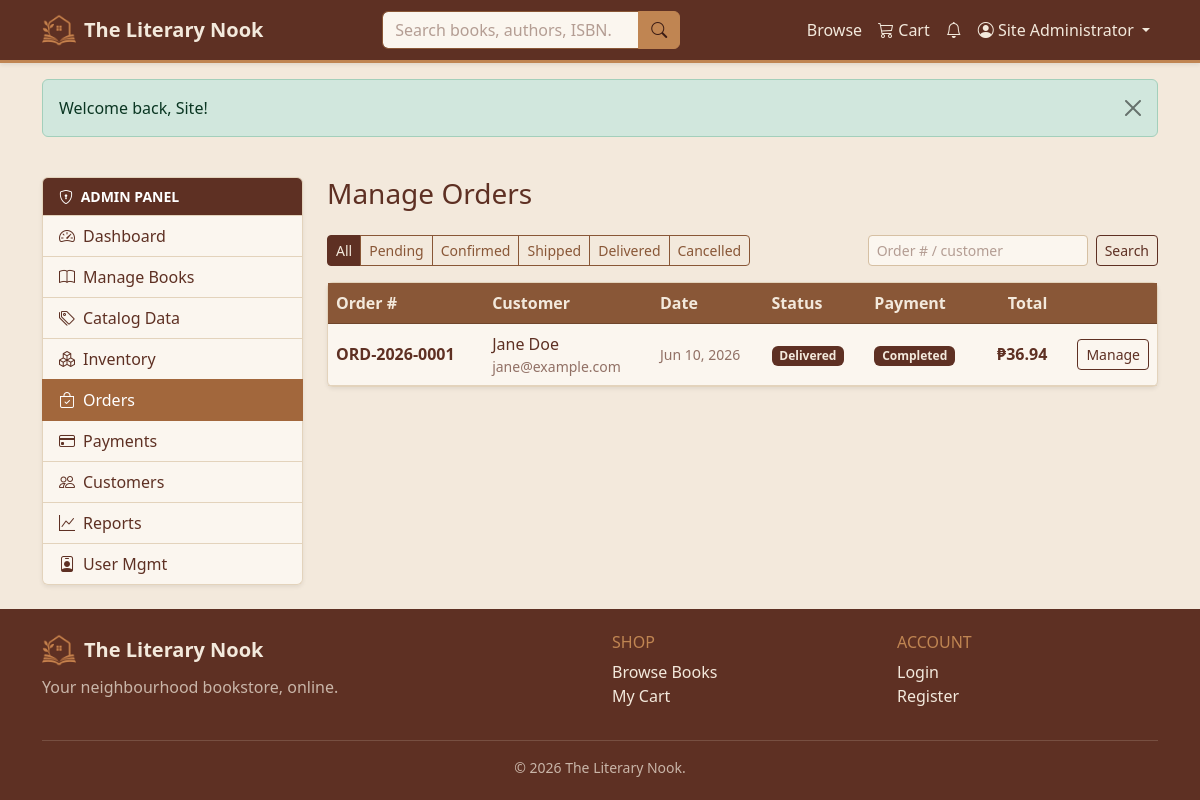
The app's page /admin/orders.php (signed in) with its own data.
### tables this page shows
CREATE TABLE orders (
    order_id            INT UNSIGNED NOT NULL AUTO_INCREMENT,
    order_number        VARCHAR(20)  NOT NULL,
    user_id             INT UNSIGNED NOT NULL,
    shipping_address_id INT UNSIGNED DEFAULT NULL,
    promo_id            INT UNSIGNED DEFAULT NULL,
    status              ENUM('pending','confirmed','shipped','delivered','cancelled')
                                     NOT NULL DEFAULT 'pending',
    subtotal            DECIMAL(10,2) NOT NULL DEFAULT 0,
    discount_amount     DECIMAL(10,2) NOT NULL DEFAULT 0,
    shipping_fee        DECIMAL(10,2) NOT NULL DEFAULT 0,
    total_amount        DECIMAL(10,2) NOT NULL DEFAULT 0,
    placed_at           TIMESTAMP     NOT NULL DEFAULT CURRENT_TIMESTAMP,
    PRIMARY KEY (order_id),
    UNIQUE KEY uq_order_number (order_number),
    KEY idx_order_user (user_id),
    KEY idx_order_status (status),
    CONSTRAINT fk_order_user FOREIGN KEY (user_id)
        REFERENCES users (user_id) ON DELETE RESTRICT ON UPDATE CASCADE,
    CONSTRAINT fk_order_addr FOREIGN KEY (shipping_address_id)
        REFERENCES addresses (address_id) ON DELETE SET NULL ON UPDATE CASCADE,
    CONSTRAINT fk_order_promo FOREIGN KEY (promo_id)
        REFERENCES promotions (promo_id) ON DELETE SET NULL ON UPDATE CASCADE
);

CREATE TABLE users (
    user_id            INT UNSIGNED     NOT NULL AUTO_INCREMENT,
    first_name         VARCHAR(50)      NOT NULL,
    last_name          VARCHAR(50)      NOT NULL,
    email              VARCHAR(120)     NOT NULL,
    password_hash      VARCHAR(255)     NOT NULL,       
    phone              VARCHAR(20)      DEFAULT NULL,
    avatar             VARCHAR(255)     DEFAULT NULL,   
    role               ENUM('customer','admin') NOT NULL DEFAULT 'customer',
    membership_status  ENUM('regular','silver','gold','vip') NOT NULL DEFAULT 'regular',
    is_active          TINYINT(1)       NOT NULL DEFAULT 1,
    created_at         TIMESTAMP        NOT NULL DEFAULT CURRENT_TIMESTAMP,
    updated_at         TIMESTAMP        NOT NULL DEFAULT CURRENT_TIMESTAMP
                                        ON UPDATE CURRENT_TIMESTAMP,
    PRIMARY KEY (user_id),
    UNIQUE KEY uq_users_email (email),
    KEY idx_users_role (role)
);

### config/database.php (called while the page is built, shortened)
<?php
try {
    $conn = mysqli_connect(DB_HOST, DB_USER, DB_PASS, DB_NAME);
    mysqli_set_charset($conn, 'utf8mb4');
} catch (mysqli_sql_exception $e) {
    error_log('Database connection failed: ' . $e->getMessage());
    http_response_code(503);
    echo '<div style="font-family:system-ui,sans-serif;max-width:640px;margin:3rem auto;'
       . 'padding:1.5rem;border:1px solid #e3d3bc;border-radius:.75rem">'
       . '<h3 style="color:#a8412f;margin-top:0">Service temporarily unavailable</h3>'
       . '<p>The site cannot reach its database right now. Please try again shortly.</p>'
       . '</div>';
    exit;
}
function db_types(array $params): string
{
    $types = '';
    foreach ($params as $p) {
        if (is_int($p))        $types .= 'i';
        elseif (is_float($p))  $types .= 'd';
        else                   $types .= 's';
    }
    return $types;
}
function db_run(string $sql, array $params = [], string $types = '')
{
    global $conn;
    $stmt = mysqli_prepare($conn, $sql);
    if ($params) {
        if ($types === '') $types = db_types($params);
        mysqli_stmt_bind_param($stmt, $types, ...$params);
    }
    mysqli_stmt_execute($stmt);
    return $stmt;
}
function db_all(string $sql, array $params = [], string $types = ''): array
{
    $stmt = db_run($sql, $params, $types);
    $res  = mysqli_stmt_get_result($stmt);
    $rows = mysqli_fetch_all($res, MYSQLI_ASSOC);
    return $rows;
}

### admin/orders.php (the view, shortened to what this page needs)
<?php
$status = $_GET['status'] ?? '';
$q      = clean($_GET['q'] ?? '');
$page   = max(1, (int) ($_GET['page'] ?? 1));
$offset = ($page - 1) * ITEMS_PER_PAGE;
$where = ['1=1']; $params = [];
$validStatuses = ['pending','confirmed','shipped','delivered','cancelled'];
$whereSql = implode(' AND ', $where);
$orders = db_all(
    "SELECT o.order_id, o.order_number, o.status, o.total_amount, o.placed_at,
            CONCAT(u.first_name,' ',u.last_name) AS customer, u.email,
            p.status AS pay_status
     FROM orders o
     JOIN users u ON u.user_id = o.user_id
     LEFT JOIN payments p ON p.payment_id = (SELECT MAX(payment_id) FROM payments WHERE order_id = o.order_id)
     WHERE $whereSql
     ORDER BY o.placed_at DESC
     LIMIT ? OFFSET ?", array_merge($params, [ITEMS_PER_PAGE, $offset]));
include INCLUDES_PATH . '/header.php';
include INCLUDES_PATH . '/dash_open.php';
?>
<div class="d-flex justify-content-between align-items-center mb-3 flex-wrap gap-2">
  <div class="btn-group btn-group-sm flex-wrap">
    <a href="<?= url('admin/orders.php') ?>" class="btn <?= $status===''?'btn-dark':'btn-outline-dark' ?>">All</a>
    <?php foreach ($validStatuses as $s): ?>
      <a href="<?= url('admin/orders.php?status='.$s) ?>" class="btn text-capitalize <?= $status===$s?'btn-warning':'btn-outline-secondary' ?>"><?= $s ?></a>
    <?php endforeach; ?>
  </div>
  <form method="get" class="d-flex gap-2">
    <input type="text" name="q" class="form-control form-control-sm" placeholder="Order # / customer" value="<?= e($q) ?>">
    <button class="btn btn-sm btn-outline-dark">Search</button>
  </form>
</div>
<div class="card shadow-sm">
  <div class="table-responsive">
    <table class="table table-hover align-middle mb-0">
      <thead class="table-light"><tr><th>Order #</th><th>Customer</th><th>Date</th><th>Status</th><th>Payment</th><th class="text-end">Total</th><th></th></tr></thead>
      <tbody>
      <?php if (!$orders): ?>
        <tr><td colspan="7"><div class="empty-state"><i class="bi bi-bag d-block mb-2"></i>No orders found.</div></td></tr>
      <?php else: foreach ($orders as $o): ?>
        <tr>
          <td class="fw-semibold"><?= e($o['order_number']) ?></td>
          <td><?= e($o['customer']) ?><div class="small text-muted"><?= e($o['email']) ?></div></td>
          <td class="small text-muted"><?= nice_date($o['placed_at']) ?></td>
          <td><?= status_badge($o['status']) ?></td>
          <td><?= $o['pay_status'] ? status_badge($o['pay_status']) : '—' ?></td>
          <td class="text-end fw-semibold"><?= money($o['total_amount']) ?></td>
          <td class="text-end"><a href="<?= url('admin/order_detail.php?id='.(int)$o['order_id']) ?>" class="btn btn-sm btn-outline-dark">Manage</a></td>
        </tr>
      <?php endforeach; endif; ?>
      </tbody>
    </table>
  </div>
</div>
<?php include INCLUDES_PATH . '/dash_close.php'; include INCLUDES_PATH . '/footer.php'; ?>

### functions/functions.php (shortened to what this page needs)
<?php
function e($value): string
{
    return htmlspecialchars((string) $value, ENT_QUOTES, 'UTF-8');
}
function clean(?string $value): string
{
    return trim(strip_tags((string) $value));
}
function url(string $path = ''): string
{
    return BASE_URL . ltrim($path, '/');
}
function money($amount): string
{
    return CURRENCY . number_format((float) $amount, 2);
}
function nice_date($datetime): string
{
    return date('M d, Y', strtotime($datetime));
}
function status_badge(string $status): string
{
    $map = [
        'pending'   => 'light',     'confirmed' => 'warning',
        'shipped'   => 'secondary', 'delivered' => 'dark',
        'cancelled' => 'danger',    'completed' => 'dark',
        'failed'    => 'danger',    'refunded'  => 'warning',
    ];
    $color = $map[$status] ?? 'light';
    $extra = $color === 'light' ? ' border' : '';
    return '<span class="badge text-bg-' . $color . $extra . ' text-capitalize">' . e($status) . '</span>';
}

### records on screen
orders: order_number "ORD-2026-0001", customer "Jane Doe", user.email "jane@example.com", placed_at "Jun 10, 2026", status "Delivered Completed", total_amount "₱36.94"

### other values on screen
SITE_NAME "The Literary Nook"
$u['name'] "Site Administrator"
$f['message'] "Welcome back, Site!"
$label "Dashboard"
$label "Manage Books"
$label "Catalog Data"
$label "Inventory"
$label "Orders"
$label "Payments"
$label "Customers"
$label "Reports"
$label "User Mgmt"
$dash_title "Manage Orders"
$s "Pending"
$s "Confirmed"
